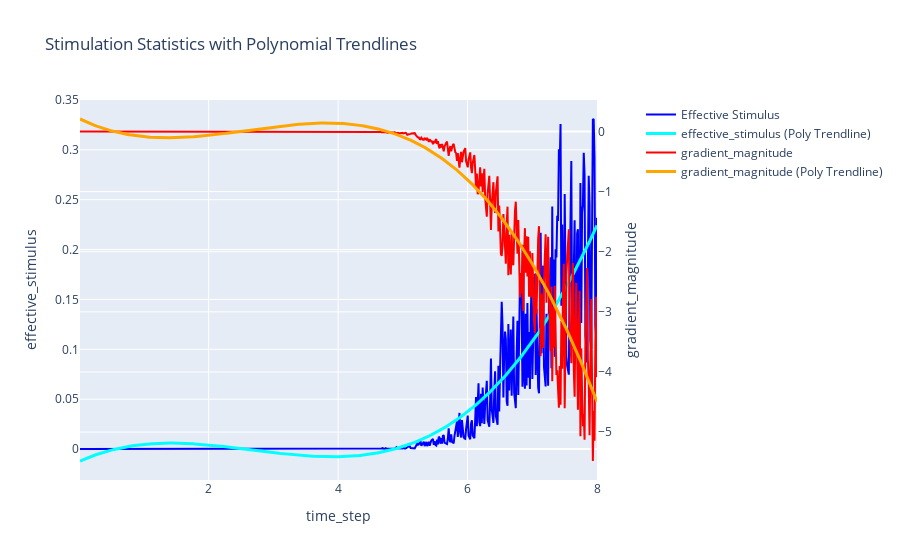

Write notebook code for a chart like this one.
### Code cell
plot_statistics(df, columns = ["time_step", "effective_stimulus", "gradient_magnitude"], polynomial_fit=True, degree=3)

### Figure 1 — Plotly figure (JSON) as saved in the notebook; plotly's stock layout.template omitted (floating-point values rounded to 4 significant figures; data arrays with more than 128 entries replaced by an {"elided": "..."} marker saying what was removed)
{"data": [{"line": {"color": "blue"}, "name": "Effective Stimulus", "type": "scatter", "x": {"elided": "625 float values"}, "xaxis": "x", "y": {"elided": "625 float values"}, "yaxis": "y"}, {"line": {"color": "cyan", "width": 3}, "name": "effective_stimulus (Poly Trendline)", "type": "scatter", "x": {"elided": "625 float values"}, "xaxis": "x", "y": {"elided": "625 float values"}, "yaxis": "y"}, {"line": {"color": "red"}, "name": "gradient_magnitude", "type": "scatter", "x": {"elided": "625 float values"}, "xaxis": "x", "y": {"elided": "625 float values"}, "yaxis": "y2"}, {"line": {"color": "orange", "width": 3}, "name": "gradient_magnitude (Poly Trendline)", "type": "scatter", "x": {"elided": "625 float values"}, "xaxis": "x", "y": {"elided": "625 float values"}, "yaxis": "y2"}], "layout": {"title": {"text": "Stimulation Statistics with Polynomial Trendlines"}, "xaxis": {"anchor": "y", "domain": [0, 0.94], "title": {"text": "time_step"}}, "yaxis": {"anchor": "x", "domain": [0, 1], "title": {"text": "effective_stimulus"}}, "yaxis2": {"anchor": "x", "overlaying": "y", "side": "right", "title": {"text": "gradient_magnitude"}}}}
